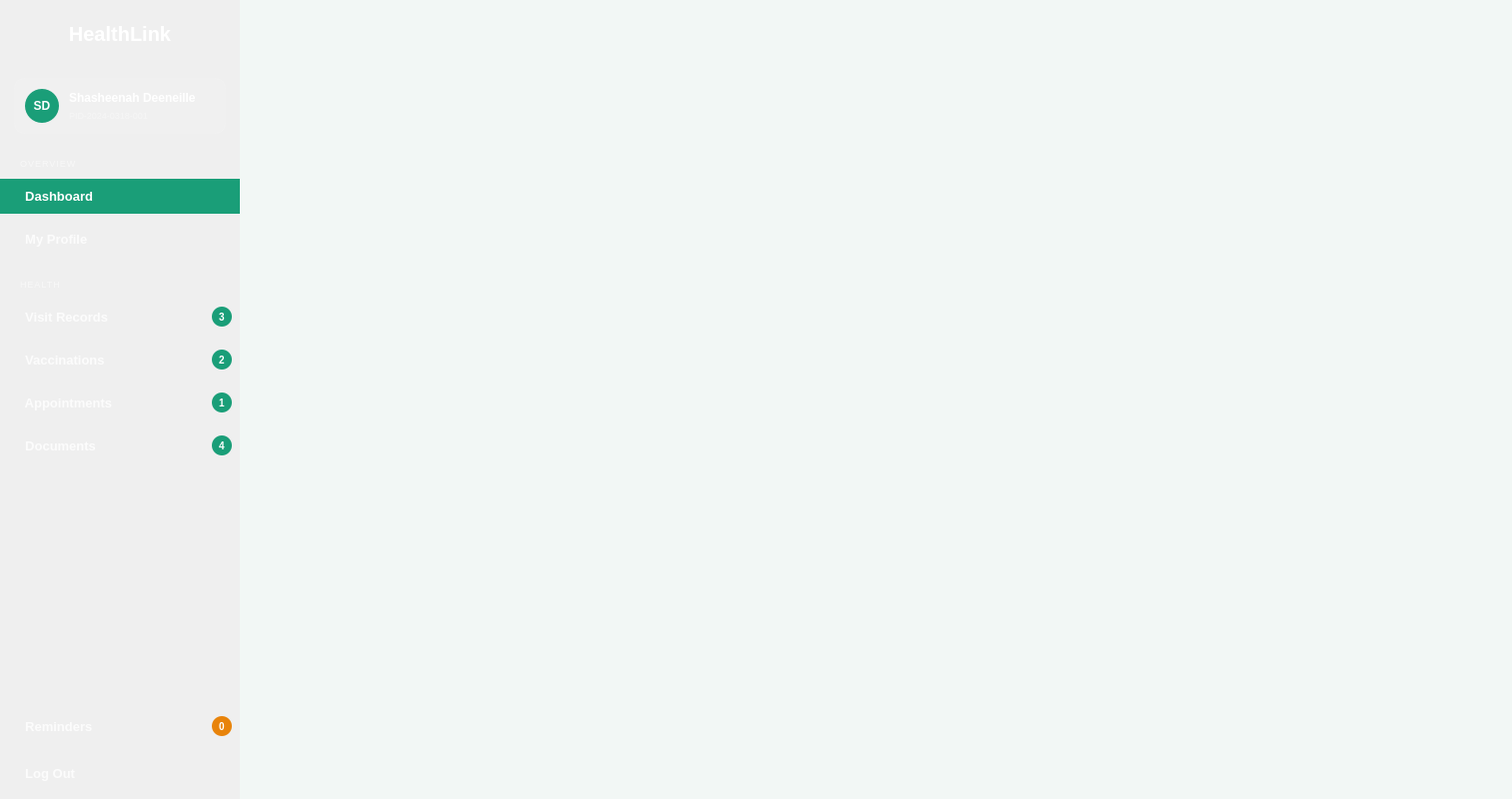
<?xml version='1.0' encoding='utf-8'?>
<ui version="4.0">
 <class>MainWindow</class>
 <widget class="QMainWindow" name="MainWindow">
  <property name="geometry">
   <rect>
    <x>0</x>
    <y>0</y>
    <width>1513</width>
    <height>800</height>
   </rect>
  </property>
  <property name="minimumSize">
   <size>
    <width>1100</width>
    <height>680</height>
   </size>
  </property>
  <property name="windowTitle">
   <string>HealthLink â€” Digital Health Record</string>
  </property>
  <widget class="QWidget" name="centralWidget">
   <layout class="QHBoxLayout" name="rootLayout">
    <property name="spacing">
     <number>0</number>
    </property>
    <property name="leftMargin">
     <number>0</number>
    </property>
    <property name="topMargin">
     <number>0</number>
    </property>
    <property name="rightMargin">
     <number>0</number>
    </property>
    <property name="bottomMargin">
     <number>0</number>
    </property>
    <item>
     <widget class="QWidget" name="sidebarWidget">
      <property name="minimumSize">
       <size>
        <width>240</width>
        <height>0</height>
       </size>
      </property>
      <property name="maximumSize">
       <size>
        <width>240</width>
        <height>16777215</height>
       </size>
      </property>
      <layout class="QVBoxLayout" name="sidebarLayout">
      <property name="spacing">
       <number>0</number>
      </property>
      <property name="leftMargin">
       <number>0</number>
      </property>
      <property name="topMargin">
       <number>0</number>
      </property>
      <property name="rightMargin">
       <number>0</number>
      </property>
      <property name="bottomMargin">
       <number>0</number>
      </property>
      <item>
        <layout class="QHBoxLayout">
         <property name="spacing">
          <number>0</number>
         </property>
         <property name="leftMargin">
          <number>0</number>
         </property>
         <property name="topMargin">
          <number>18</number>
         </property>
         <property name="rightMargin">
          <number>0</number>
         </property>
         <property name="bottomMargin">
          <number>16</number>
         </property>
         <item>
          <widget class="QLabel" name="logoName">
           <property name="styleSheet">
            <string>QLabel { color: #FFFFFF; font-size: 20px; font-weight: bold; background: transparent; padding: 4px 0; }</string>
           </property>
           <property name="text">
            <string>HealthLink</string>
           </property>
           <property name="alignment">
            <set>Qt::AlignmentFlag::AlignCenter</set>
           </property>
          </widget>
         </item>
        </layout>
      </item>
      <item>
       <widget class="QFrame" name="patientChip">
        <property name="cursor">
         <cursorShape>PointingHandCursor</cursorShape>
        </property>
        <property name="styleSheet">
         <string>QFrame#patientChip { background: rgba(255,255,255,0.06); border: 1px solid rgba(255,255,255,0.09); border-radius: 10px; margin: 12px 14px 6px 14px; } QFrame#patientChip:hover { background: rgba(255,255,255,0.10); }</string>
        </property>
        <layout class="QHBoxLayout">
         <property name="spacing">
          <number>10</number>
         </property>
         <property name="leftMargin">
          <number>10</number>
         </property>
         <property name="topMargin">
          <number>10</number>
         </property>
         <property name="rightMargin">
          <number>10</number>
         </property>
         <property name="bottomMargin">
          <number>10</number>
         </property>
         <item>
          <widget class="QLabel" name="patientAvatar">
           <property name="minimumSize">
            <size>
             <width>34</width>
             <height>34</height>
            </size>
           </property>
           <property name="maximumSize">
            <size>
             <width>34</width>
             <height>34</height>
            </size>
           </property>
           <property name="styleSheet">
            <string>QLabel { background: #1A9E78; color: #FFF; font-size: 12px; font-weight: bold; border-radius: 17px; }</string>
           </property>
           <property name="text">
            <string>SD</string>
           </property>
           <property name="alignment">
            <set>Qt::AlignmentFlag::AlignCenter</set>
           </property>
          </widget>
         </item>
         <item>
          <layout class="QVBoxLayout">
           <property name="spacing">
            <number>1</number>
           </property>
           <item>
            <widget class="QLabel" name="patientName">
             <property name="styleSheet">
              <string>QLabel { color: #FFF; font-size: 12px; font-weight: 600; background: transparent; }</string>
             </property>
             <property name="text">
              <string>Shasheenah Deeneille</string>
             </property>
             <property name="wordWrap">
              <bool>true</bool>
             </property>
            </widget>
           </item>
           <item>
            <widget class="QLabel" name="patientId">
             <property name="styleSheet">
              <string>QLabel { color: rgba(255,255,255,0.38); font-size: 9px; background: transparent; }</string>
             </property>
             <property name="text">
              <string>PID-2024-0318-001</string>
             </property>
            </widget>
           </item>
          </layout>
         </item>
        </layout>
       </widget>
      </item>
      <item>
       <widget class="QLabel" name="navLabelOverview">
        <property name="styleSheet">
<string>QLabel { color: rgba(255,255,255,0.55); font-size: 9px; letter-spacing: 1px; background: transparent; padding: 18px 18px 6px 18px; }</string>
         </property>
         <property name="text">
          <string>OVERVIEW</string>
        </property>
       </widget>
      </item>
      <item>
        <widget class="QPushButton" name="navDashboard">
         <property name="cursor">
          <cursorShape>PointingHandCursor</cursorShape>
         </property>
         <property name="styleSheet">
<string>QPushButton { background: transparent; color: rgba(255,255,255,0.80); font-size: 13px; font-weight: 600; border: none; border-radius: 0; padding: 10px 18px; margin: 4px 0; text-align: left; } QPushButton:hover { background: rgba(255,255,255,0.1); color: #FFF; } QPushButton:checked { background: #1A9E78; color: #FFFFFF; font-weight: 700; }</string>
         </property>
        <property name="text">
         <string>  Dashboard</string>
        </property>
        <property name="checkable">
         <bool>true</bool>
        </property>
        <property name="checked">
         <bool>true</bool>
        </property>
       </widget>
      </item>
      <item>
        <widget class="QPushButton" name="navProfile">
         <property name="cursor">
          <cursorShape>PointingHandCursor</cursorShape>
         </property>
         <property name="styleSheet">
<string>QPushButton { background: transparent; color: rgba(255,255,255,0.80); font-size: 13px; font-weight: 600; border: none; border-radius: 0; padding: 10px 18px; margin: 4px 0; text-align: left; } QPushButton:hover { background: rgba(255,255,255,0.1); color: #FFF; } QPushButton:checked { background: #1A9E78; color: #FFFFFF; font-weight: 700; }</string>
         </property>
        <property name="text">
         <string>  My Profile</string>
        </property>
        <property name="checkable">
         <bool>true</bool>
        </property>
       </widget>
      </item>
      <item>
       <widget class="QLabel" name="navLabelHealth">
        <property name="styleSheet">
<string>QLabel { color: rgba(255,255,255,0.55); font-size: 9px; letter-spacing: 1px; background: transparent; padding: 18px 18px 6px 18px; }</string>
         </property>
         <property name="text">
          <string>HEALTH</string>
        </property>
       </widget>
      </item>
      <item>
       <widget class="QPushButton" name="navRecords">
        <property name="cursor">
         <cursorShape>PointingHandCursor</cursorShape>
        </property>
        <property name="styleSheet">
         <string>QPushButton { background: transparent; color: rgba(255,255,255,0.80); font-size: 13px; font-weight: 600; border: none; border-radius: 0; padding: 10px 18px; margin: 4px 0; text-align: left; } QPushButton:hover { background: rgba(255,255,255,0.1); color: #FFF; } QPushButton:checked { background: #1A9E78; color: #FFFFFF; font-weight: 700; }</string>
        </property>
        <property name="text">
         <string>  Visit Records</string>
        </property>
        <property name="checkable">
         <bool>true</bool>
        </property>
        <layout class="QHBoxLayout">
         <property name="spacing">
          <number>4</number>
         </property>
         <property name="leftMargin">
          <number>0</number>
         </property>
         <property name="topMargin">
          <number>0</number>
         </property>
         <property name="rightMargin">
          <number>8</number>
         </property>
         <property name="bottomMargin">
          <number>0</number>
         </property>
         <item>
          <spacer>
           <property name="orientation">
            <enum>Qt::Horizontal</enum>
           </property>
           <property name="sizeHint" stdset="0">
            <size>
             <width>0</width>
             <height>0</height>
            </size>
           </property>
          </spacer>
         </item>
         <item>
          <widget class="QLabel" name="badgeRecords">
           <property name="minimumSize">
            <size>
             <width>20</width>
             <height>20</height>
            </size>
           </property>
           <property name="maximumSize">
            <size>
             <width>20</width>
             <height>20</height>
            </size>
           </property>
           <property name="styleSheet">
            <string>QLabel { background: #1A9E78; color: #FFF; font-size: 10px; font-weight: bold; border-radius: 10px; }</string>
           </property>
           <property name="text">
            <string>3</string>
           </property>
           <property name="alignment">
            <set>Qt::AlignmentFlag::AlignCenter</set>
           </property>
          </widget>
         </item>
        </layout>
       </widget>
       </item>
       <item>
        <widget class="QPushButton" name="navVaccinations">
         <property name="cursor">
          <cursorShape>PointingHandCursor</cursorShape>
         </property>
         <property name="styleSheet">
          <string>QPushButton { background: transparent; color: rgba(255,255,255,0.80); font-size: 13px; font-weight: 600; border: none; border-radius: 0; padding: 10px 18px; margin: 4px 0; text-align: left; } QPushButton:hover { background: rgba(255,255,255,0.1); color: #FFF; } QPushButton:checked { background: #1A9E78; color: #FFFFFF; font-weight: 700; }</string>
         </property>
         <property name="text">
          <string>  Vaccinations</string>
         </property>
         <property name="checkable">
          <bool>true</bool>
         </property>
         <layout class="QHBoxLayout">
          <property name="spacing">
           <number>4</number>
          </property>
          <property name="leftMargin">
           <number>0</number>
          </property>
          <property name="topMargin">
           <number>0</number>
          </property>
          <property name="rightMargin">
           <number>8</number>
          </property>
          <property name="bottomMargin">
           <number>0</number>
          </property>
          <item>
           <spacer>
            <property name="orientation">
             <enum>Qt::Horizontal</enum>
            </property>
            <property name="sizeHint" stdset="0">
             <size>
              <width>0</width>
              <height>0</height>
             </size>
            </property>
           </spacer>
          </item>
          <item>
           <widget class="QLabel" name="badgeVaccinations">
            <property name="minimumSize">
             <size>
              <width>20</width>
              <height>20</height>
             </size>
            </property>
            <property name="maximumSize">
             <size>
              <width>20</width>
              <height>20</height>
             </size>
            </property>
            <property name="styleSheet">
             <string>QLabel { background: #1A9E78; color: #FFF; font-size: 10px; font-weight: bold; border-radius: 10px; }</string>
            </property>
            <property name="text">
             <string>2</string>
            </property>
            <property name="alignment">
             <set>Qt::AlignmentFlag::AlignCenter</set>
            </property>
           </widget>
          </item>
         </layout>
        </widget>
       </item>
       <item>
        <widget class="QPushButton" name="navAppointments">
         <property name="cursor">
          <cursorShape>PointingHandCursor</cursorShape>
         </property>
         <property name="styleSheet">
          <string>QPushButton { background: transparent; color: rgba(255,255,255,0.80); font-size: 13px; font-weight: 600; border: none; border-radius: 0; padding: 10px 18px; margin: 4px 0; text-align: left; } QPushButton:hover { background: rgba(255,255,255,0.1); color: #FFF; } QPushButton:checked { background: #1A9E78; color: #FFFFFF; font-weight: 700; }</string>
         </property>
         <property name="text">
          <string>  Appointments</string>
         </property>
         <property name="checkable">
          <bool>true</bool>
         </property>
         <layout class="QHBoxLayout">
          <property name="spacing">
           <number>4</number>
          </property>
          <property name="leftMargin">
           <number>0</number>
          </property>
          <property name="topMargin">
           <number>0</number>
          </property>
          <property name="rightMargin">
           <number>8</number>
          </property>
          <property name="bottomMargin">
           <number>0</number>
          </property>
          <item>
           <spacer>
            <property name="orientation">
             <enum>Qt::Horizontal</enum>
            </property>
            <property name="sizeHint" stdset="0">
             <size>
              <width>0</width>
              <height>0</height>
             </size>
            </property>
           </spacer>
          </item>
          <item>
           <widget class="QLabel" name="badgeAppointments">
            <property name="minimumSize">
             <size>
              <width>20</width>
              <height>20</height>
             </size>
            </property>
            <property name="maximumSize">
             <size>
              <width>20</width>
              <height>20</height>
             </size>
            </property>
            <property name="styleSheet">
             <string>QLabel { background: #1A9E78; color: #FFF; font-size: 10px; font-weight: bold; border-radius: 10px; }</string>
            </property>
            <property name="text">
             <string>1</string>
            </property>
            <property name="alignment">
             <set>Qt::AlignmentFlag::AlignCenter</set>
            </property>
           </widget>
          </item>
         </layout>
        </widget>
        </item>
        <item>
         <widget class="QPushButton" name="navDocuments">
         <property name="cursor">
          <cursorShape>PointingHandCursor</cursorShape>
         </property>
         <property name="styleSheet">
          <string>QPushButton { background: transparent; color: rgba(255,255,255,0.80); font-size: 13px; font-weight: 600; border: none; border-radius: 0; padding: 10px 18px; margin: 4px 0; text-align: left; } QPushButton:hover { background: rgba(255,255,255,0.1); color: #FFF; } QPushButton:checked { background: #1A9E78; color: #FFFFFF; font-weight: 700; }</string>
         </property>
         <property name="text">
          <string>  Documents</string>
         </property>
         <property name="checkable">
          <bool>true</bool>
         </property>
         <layout class="QHBoxLayout">
          <property name="spacing">
           <number>4</number>
          </property>
          <property name="leftMargin">
           <number>0</number>
          </property>
          <property name="topMargin">
           <number>0</number>
          </property>
          <property name="rightMargin">
           <number>8</number>
          </property>
          <property name="bottomMargin">
           <number>0</number>
          </property>
          <item>
           <spacer>
            <property name="orientation">
             <enum>Qt::Horizontal</enum>
            </property>
            <property name="sizeHint" stdset="0">
             <size>
              <width>0</width>
              <height>0</height>
             </size>
            </property>
           </spacer>
          </item>
          <item>
           <widget class="QLabel" name="badgeDocuments">
            <property name="minimumSize">
             <size>
              <width>20</width>
              <height>20</height>
             </size>
            </property>
            <property name="maximumSize">
             <size>
              <width>20</width>
              <height>20</height>
             </size>
            </property>
            <property name="styleSheet">
             <string>QLabel { background: #1A9E78; color: #FFF; font-size: 10px; font-weight: bold; border-radius: 10px; }</string>
            </property>
            <property name="text">
             <string>4</string>
            </property>
            <property name="alignment">
             <set>Qt::AlignmentFlag::AlignCenter</set>
            </property>
           </widget>
          </item>
         </layout>
        </widget>
       </item>
      <item>
       <spacer>
        <property name="orientation">
         <enum>Qt::Vertical</enum>
        </property>
        <property name="sizeHint" stdset="0">
         <size>
          <width>0</width>
          <height>0</height>
         </size>
        </property>
       </spacer>
      </item>
      <item>
       <widget class="QPushButton" name="navReminders">
        <property name="cursor">
         <cursorShape>PointingHandCursor</cursorShape>
        </property>
        <property name="styleSheet">
         <string>QPushButton { background: transparent; color: rgba(255,255,255,0.80); font-size: 13px; font-weight: 600; border: none; border-radius: 0; padding: 10px 18px; margin: 4px 0; text-align: left; } QPushButton:hover { background: rgba(255,255,255,0.1); color: #FFF; } QPushButton:checked { background: #1A9E78; color: #FFFFFF; font-weight: 700; }</string>
        </property>
        <property name="text">
         <string>  Reminders</string>
        </property>
        <property name="checkable">
         <bool>true</bool>
        </property>
        <layout class="QHBoxLayout">
         <property name="spacing"><number>4</number></property>
         <property name="leftMargin"><number>0</number></property>
         <property name="topMargin"><number>0</number></property>
         <property name="rightMargin"><number>8</number></property>
         <property name="bottomMargin"><number>0</number></property>
         <item>
          <spacer><property name="orientation"><enum>Qt::Horizontal</enum></property>
           <property name="sizeHint" stdset="0"><size><width>0</width><height>0</height></size></property>
          </spacer>
         </item>
         <item>
          <widget class="QLabel" name="badgeReminders">
           <property name="minimumSize"><size><width>20</width><height>20</height></size></property>
           <property name="maximumSize"><size><width>20</width><height>20</height></size></property>
           <property name="styleSheet"><string>QLabel { background: #E8830A; color: #FFF; font-size: 10px; font-weight: bold; border-radius: 10px; }</string></property>
           <property name="text"><string>0</string></property>
           <property name="alignment"><set>Qt::AlignmentFlag::AlignCenter</set></property>
          </widget>
         </item>
        </layout>
       </widget>
      </item>
      <item>
       <widget class="QPushButton" name="logOutBtn">
        <property name="cursor">
         <cursorShape>PointingHandCursor</cursorShape>
        </property>
        <property name="styleSheet">
         <string>QPushButton { background: transparent; color: rgba(255,255,255,0.80); font-size: 13px; font-weight: 600; border: none; border-radius: 0; padding: 12px 18px; margin: 6px 0; text-align: left; } QPushButton:hover { background: rgba(255,255,255,0.1); color: #FFF; }</string>
        </property>
        <property name="text">
         <string>  Log Out</string>
        </property>
       </widget>
      </item>
     </layout>
    </widget>
   </item>
   <item>
    <widget class="QStackedWidget" name="stackedWidget">
      <property name="styleSheet">
       <string>QStackedWidget { background-color: #F2F7F5; }</string>
      </property>
      <widget class="QWidget" name="pageDashboard"/>
      
      <widget class="QWidget" name="pageProfile" />
      <widget class="QWidget" name="pageRecords" />
      <widget class="QWidget" name="pageVaccinations" />
      <widget class="QWidget" name="pageAppointments" />
      <widget class="QWidget" name="pageReminders" />
      <widget class="QWidget" name="pageDocuments" />
     </widget>
    </item>
   </layout>
  </widget>
 </widget>
 <resources />
 <connections />
</ui>
